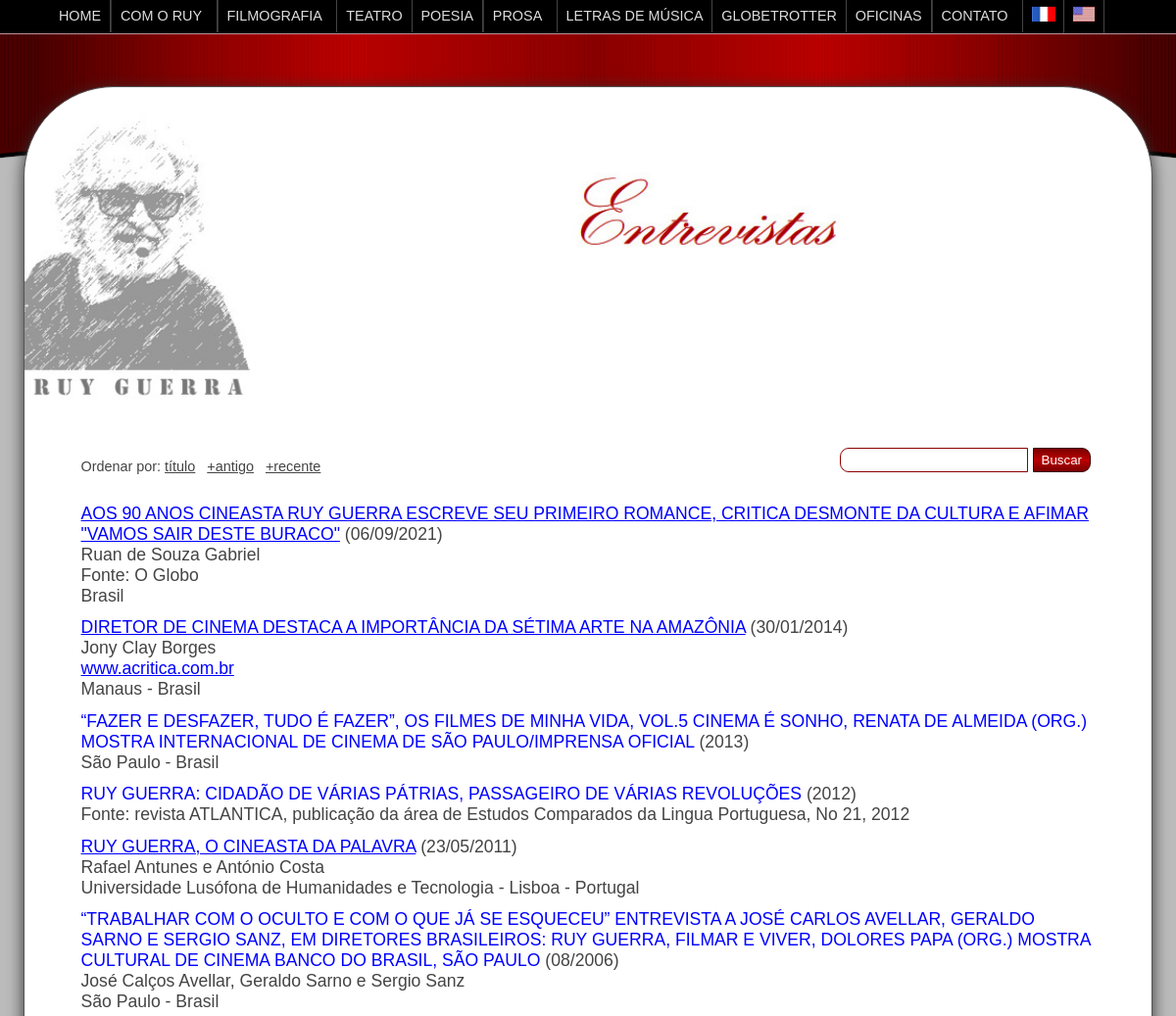
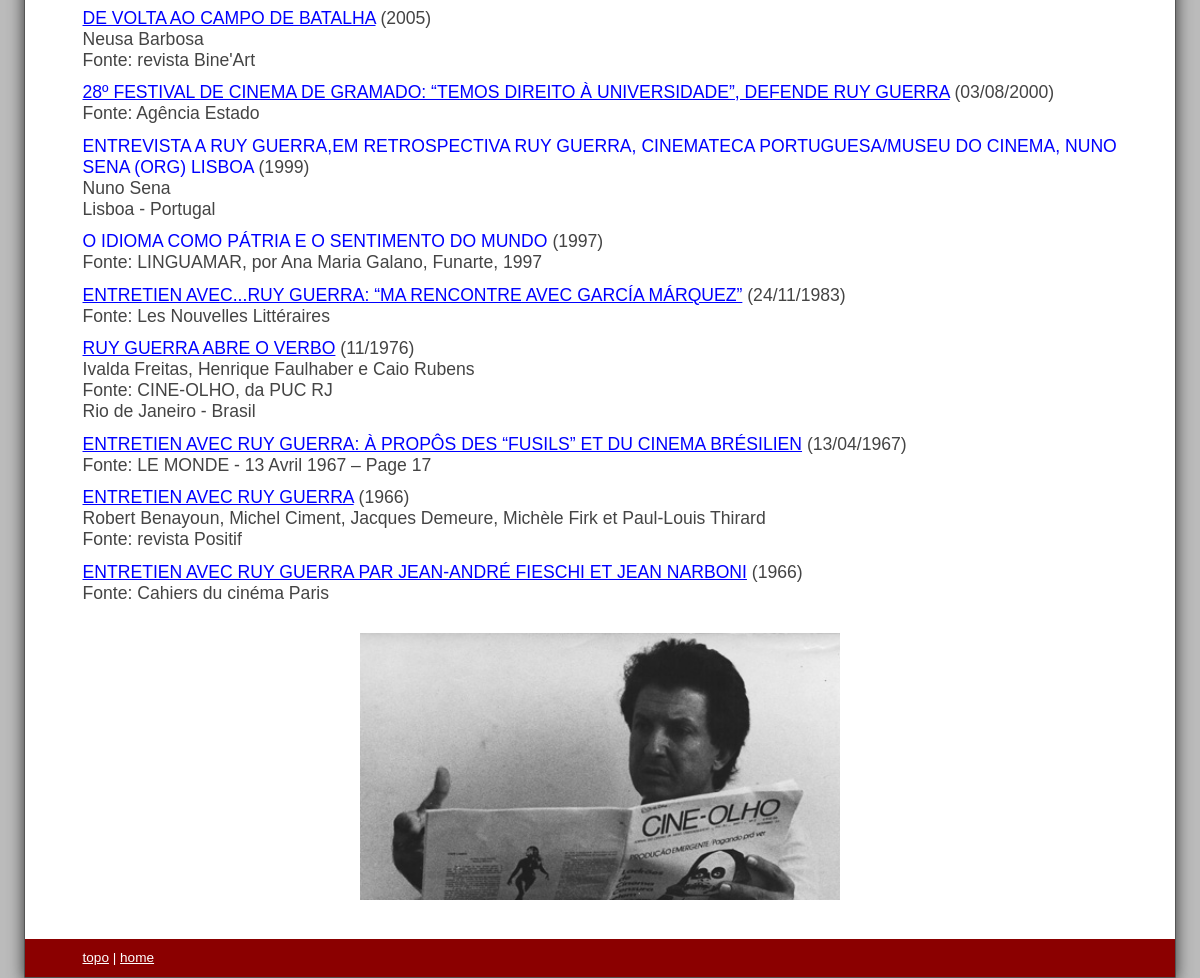
The page /entrevistas.php on the database its author committed (2 pictures, top to bottom).
### tables this page shows
CREATE TABLE `rg` (
  `id` int(11) NOT NULL,
  `categoria` varchar(10) NOT NULL,
  `tipo` varchar(10) NOT NULL,
  `titulo` varchar(255) NOT NULL,
  `autor` varchar(255) NOT NULL,
  `conteudo` text NOT NULL,
  `dia` int(2) UNSIGNED ZEROFILL NOT NULL DEFAULT 00,
  `mes` int(2) UNSIGNED ZEROFILL NOT NULL DEFAULT 00,
  `ano` int(4) UNSIGNED ZEROFILL NOT NULL DEFAULT 0000,
  `local` varchar(255) NOT NULL,
  `cidade` varchar(20) NOT NULL,
  `pais` varchar(12) NOT NULL,
  `fonte` varchar(255) NOT NULL,
  `link` varchar(40) NOT NULL,
  `anoFinal` int(4) NOT NULL DEFAULT 0
);

### entrevistas.php (the view, shortened to what this page needs)
<!DOCTYPE html>
<html lang="pt-br">
<head><meta http-equiv="Last-Modified" content="Sun, 07 Sep 2014 10:10:10 GMT">
<link href="geral.css" rel="stylesheet" type="text/css">
<link href="interna.css" rel="stylesheet" type="text/css">
<body>
<?php
include 'conect.php';
$idioma = $_GET["idioma"];
if (empty($idioma)){$idioma = 1;}
$ordem = $_GET["ordem"];
if ($ordem == 1) {
	$sql = $mysqli->query("select id,titulo,autor,dia,mes,ano,local,cidade,pais,fonte,link,categoria from rg where categoria='entrevista' or categoria='entrevist2' order by titulo,ano desc,mes desc,dia desc");
} elseif ($ordem == 2) {
	$sql = $mysqli->query("select id,titulo,autor,dia,mes,ano,local,cidade,pais,fonte,link,categoria from rg where categoria='entrevista' or categoria='entrevist2' order by ano,mes,dia,titulo");
}	else {
	$sql = $mysqli->query("select id,titulo,autor,dia,mes,ano,local,cidade,pais,fonte,link,categoria from rg where categoria='entrevista' or categoria='entrevist2' order by ano desc,mes desc,dia desc,titulo");
}
echo <<< EOT
<section class="conteudo">
<br />
	<img class="ruy" src="images/ruy_guerra.png" alt="Ruy Guerra" title="Ruy Guerra" /><img class="tituloCategoriaV" src="images/entrevistasv.jpg" alt="entrevistas" title="entrevistas" />
	<br class="all" /><br /><br /><form method="post" action="busca.php?idioma=$idioma">
	<p class="ordem">Ordenar por: <a class="ordem" href="entrevistas.php?ordem=1&idioma=$idioma">título</a> &nbsp; <a class="ordem" href="entrevistas.php?ordem=2&idioma=$idioma">+antigo</a> &nbsp; <a class="ordem" href="entrevistas.php?ordem=3&idioma=$idioma">+recente</a></p>
	<p class="busca"><input class="campo" type="text" name="busca" /> <input class="botao" type="submit" value="Buscar" /><span class="branco">.</span></p></form>
	<br class="all" /><br />
EOT;
while ($f = $sql->fetch_array(MYSQLI_NUM)) {
	$data = '';
	if (!empty($f[5]) and $f[4]!='00' and $f[3]!='00') {
		$data = "($f[3]/$f[4]/$f[5])";
	} elseif (!empty($f[5]) and $f[4]!='00') {
		$data = "($f[4]/$f[5])";
	} elseif (!empty($f[5])) {
		$data = "($f[5])";
	}
	if ($f[11] == 'entrevista') {
		echo "<p class=\"lista\"><a href=\"entrevista.php?id=$f[0]&idioma=$idioma\">$f[1]</a> $data";
	} else {
		echo "<p class=\"lista\"><span class=\"semTexto\">$f[1]</span> $data";
	}
	if (!empty($f[2])) {
		echo "<br /><span class=\"autor2\">$f[2]</span>";
	}
	if (!empty($f[9])) {
		echo "<br /><span class='lugar'>Fonte: $f[9]</span>";
	}
	if (!empty($f[10])) {
		echo "<br /><a href=\"http://$f[10]\"><span class='inverte'>$f[10]</span></a>";
	}
	if (!empty($f[6]) and !empty($f[7]) and !empty($f[8])) {
		echo "<br /><span class='lugar'>$f[6] - $f[7] - $f[8]</span>";
	} elseif (!empty($f[7]) and !empty($f[8])) {
		echo "<br /><span class='lugar'>$f[7] - $f[8]</span>";
	} elseif (!empty($f[8])) {
		echo "<br /><span class='lugar'>$f[8]</span>";
	}
	echo "</p>";
}
echo "<br /><p class=\"imagem\">
			<img class=\"img480\" src=\"images/cine_olho.jpg\" alt=\"cine-olho\" title=\"cine-olho\" />
			</p>";
if ($idioma == 3) {
	include "rodape-eng.inc";
	echo "</section>";
	include "menu-eng.inc";
} elseif ($idioma == 2) {
	include "rodape-fr.inc";
	echo "</section>";
	include "menu-fr.inc";
}	else {
	include "rodape.inc";
	echo "</section>";
	include "menu.inc";
}
?>
</body>

### geral.css (style rules this page uses)
body { font-size: 1em; font-family: Arial, Verdana, Tahoma; margin:0; padding:0; width: 100%; height: 100%; }
header, section, footer, aside, nav, article { display: block; }
.conteudo { display: table; position: relative; top: 5.5em; margin: 0px auto; margin-top: 0px; padding: 0px; background: #fff; z-index: 7; border: 1px solid #555; border-radius: 5.75em 5.75em 0px 0px; box-shadow: #333 0px 0.2em 1em; -moz-box-sizing: border-box; -webkit-box-sizing: border-box; -ms-box-sizing: border-box; box-sizing: border-box; }
img { border: 0; }
.branco { color: #fff; }

### interna.css (style rules this page uses)
body { background: #bbb; color: #444; }
.conteudo { width: 1098px; margin-bottom: 1.5em; }
.img480 { width: 480px; height: auto; }
img.ruy { display: block; width: 20%; height: auto; float: left; border: 0; border-radius: 5.75em 0px 0px 0px; padding-right: 1em; margin: 0; padding-left: 0; }
img.tituloCategoriaV { display: block; margin: 0px auto; margin-top: 6%; width: 41.53%; height: auto; }
p.busca { margin: 1% 5% 0 5%; float: right; }
p.imagem { margin: 0px auto;text-align: center;font-family: tahoma,verdana,arial;color: #111; }
p.lista { font-size: 1.1em; margin: 1% 5%; }
p.lista a { text-transform: uppercase; }
.inverte { text-transform: lowercase; }
p.ordem { font-size: 0.9em; margin: 2% 5% 0 5%; float: left; }
.semTexto { color:#0000ff;text-transform: uppercase; }
.botao, .botao2 { margin: 0; background: -webkit-linear-gradient(top, #7b0000, #bb0000, #7b0000); background: -moz-linear-gradient(top, #7b0000, #bb0000, #7b0000); background: -ms-linear-gradient(top, #7b0000, #bb0000, #7b0000); color: #fff; padding: 0.3em 0.6em; border: 1px solid #3b0000; text-decoration: none; cursor: pointer; }
.botao { border-radius: 0 9px 9px 0; }
.campo { margin: 0; border: 1px solid #8b0000; padding: 0.3em 0.5em; border-radius: 9px 0 0 9px; }
p.lista a:link { color: #0000ff;text-decoration: underline; }
p.ordem a:link { color: #444;text-decoration: underline; }
@media all and (max-width: 1200px) { .conteudo { width: 96%; } }

### rows shown on the page
rg: titulo "AOS 90 ANOS CINEASTA RUY GUERRA ESCREVE SEU PRIMEIRO ROMANCE, CRITICA DESMONTE DA CULTURA E AFIMAR \"VAMOS SAIR DESTE BURACO\"", data "(06/09/2021)", autor "Ruan de Souza Gabriel", fonte "O Globo", pais "Brasil"
rg: titulo "DIRETOR DE CINEMA DESTACA A IMPORTÂNCIA DA SÉTIMA ARTE NA AMAZÔNIA", data "(30/01/2014)", autor "Jony Clay Borges", link "www.acritica.com.br", cidade "Manaus", pais "Brasil"
rg: titulo "“FAZER E DESFAZER, TUDO É FAZER”, OS FILMES DE MINHA VIDA, VOL.5 CINEMA É SONHO, RENATA DE ALMEIDA (ORG.) MOSTRA INTERNACIONAL DE CINEMA DE SÃO PAULO/IMPRENSA OFICIAL", ano "(2013)", cidade "São Paulo", pais "Brasil"
rg: titulo "RUY GUERRA: CIDADÃO DE VÁRIAS PÁTRIAS, PASSAGEIRO DE VÁRIAS REVOLUÇÕES", ano "(2012)", fonte "revista ATLANTICA, publicação da área de Estudos Comparados da Lingua Portuguesa, No 21, 2012"
rg: titulo "RUY GUERRA, O CINEASTA DA PALAVRA", data "(23/05/2011)", autor "Rafael Antunes e António Costa", local "Universidade Lusófona de Humanidades e Tecnologia", cidade "Lisboa", pais "Portugal"
rg: titulo "“TRABALHAR COM O OCULTO E COM O QUE JÁ SE ESQUECEU” ENTREVISTA A JOSÉ CARLOS AVELLAR, GERALDO SARNO E SERGIO SANZ, EM DIRETORES BRASILEIROS: RUY GUERRA, FILMAR E VIVER, DOLORES PAPA (ORG.) MOSTRA CULTURAL DE CINEMA BANCO DO BRASIL, SÃO PAULO", data "(08/2006)", autor "José Calços Avellar, Geraldo Sarno e Sergio Sanz", cidade "São Paulo", pais "Brasil"
rg: titulo "DE VOLTA AO CAMPO DE BATALHA", ano "(2005)", autor "Neusa Barbosa", fonte "revista Bine'Art"
rg: titulo "28º FESTIVAL DE CINEMA DE GRAMADO: “TEMOS DIREITO À UNIVERSIDADE”, DEFENDE RUY GUERRA", data "(03/08/2000)", fonte "Agência Estado"
rg: titulo "ENTREVISTA A RUY GUERRA,EM RETROSPECTIVA RUY GUERRA, CINEMATECA PORTUGUESA/MUSEU DO CINEMA, NUNO SENA (ORG) LISBOA", ano "(1999)", autor "Nuno Sena", cidade "Lisboa", pais "Portugal"
rg: titulo "O IDIOMA COMO PÁTRIA E O SENTIMENTO DO MUNDO", ano "(1997)", fonte "LINGUAMAR, por Ana Maria Galano, Funarte, 1997"
rg: titulo "ENTRETIEN AVEC...RUY GUERRA: “MA RENCONTRE AVEC GARCÍA MÁRQUEZ”", data "(24/11/1983)", fonte "Les Nouvelles Littéraires"
rg: titulo "RUY GUERRA ABRE O VERBO", data "(11/1976)", autor "Ivalda Freitas, Henrique Faulhaber e Caio Rubens", fonte "CINE-OLHO, da PUC RJ", cidade "Rio de Janeiro", pais "Brasil"
rg: titulo "ENTRETIEN AVEC RUY GUERRA: À PROPÔS DES “FUSILS” ET DU CINEMA BRÉSILIEN", data "(13/04/1967)", fonte "LE MONDE - 13 Avril 1967 – Page 17"
rg: titulo "ENTRETIEN AVEC RUY GUERRA", ano "(1966)", autor "Robert Benayoun, Michel Ciment, Jacques Demeure, Michèle Firk et Paul-Louis Thirard", fonte "revista Positif"
rg: titulo "ENTRETIEN AVEC RUY GUERRA PAR JEAN-ANDRÉ FIESCHI ET JEAN NARBONI", ano "(1966)", fonte "Cahiers du cinéma Paris"
